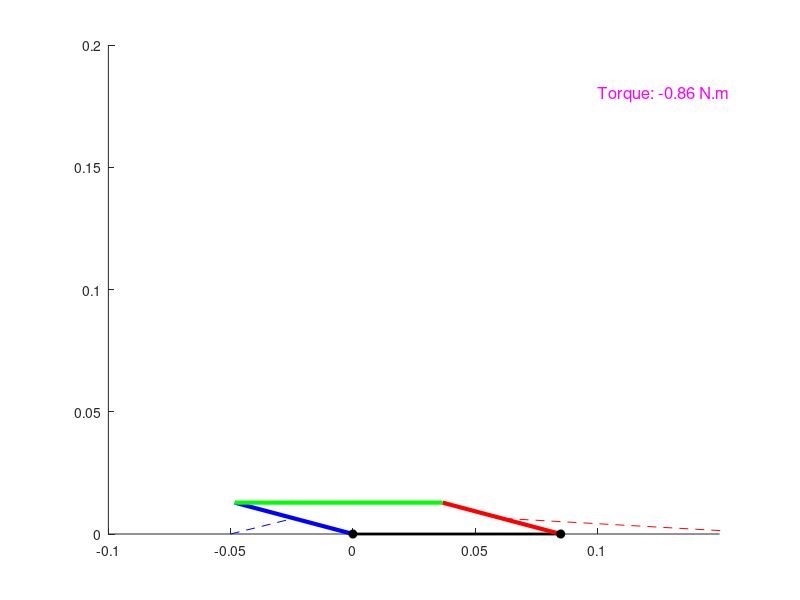

Reproduce this figure in MATLAB.
% Clear workspace
clear;
clc;

% Parameters
PLA_den = 1240;         % PLA density kg/m3
S = 0.05;              % Length of each side link (m)
T = 0.085;             % Length of the top link (m)
w_s =  0.005;          % width side
w_t =  0.0102;         % width top
m_s = PLA_den * w_s * S;   % Mass of each side link (kg)
m_t = PLA_den * w_t * T;   % Mass of the top link (kg)
k1 = 100;               % Spring 1 stiffness (N/m)
k2 = 0;               % Spring 2 stiffness (N/m)
l1_o = 0.03;           % Rest length of spring 1 (m)
l2_o = 0.03;           % Rest length of spring 2 (m)
a = 0.025;             % Distance from bottom-left pivot to spring 1 attachment (m)
b = 0.025;             % Distance from bottom-right pivot to spring 2 attachment (m)
D = 0.085;             % Distance between pivots (m)
Q1 = -0.05;            % Spring 1 bottom attachment point (m)
Q2 = D + 0.09;         % Spring 2 bottom attachment point (m)

% Define the applied torque (smooth increase from 0 to 1 over time)
tau = @(t) -1 / (1 + exp(-0.1 * (t - 2)));  % Sigmoid function: smooth increase from 0 to 1 over time, starting at t = 5

% Initial conditions (start from rest)
theta0 = 0;             % Initial angle (rad)
theta_dot0 = 0;         % Initial angular velocity (rad/s)
initial_conditions = [theta0; theta_dot0];

% Time span for the simulation
t_span = [0, 20];       % Simulate from t=0 to t=20 seconds (slower simulation)

% Differential equation function (returns derivatives)
function dydt = system_eqns(t, y, S, m_s, m_t, k1, k2, l1_o, l2_o, a, b, Q1, Q2, T, D, tau)
    theta1 = y(1);  % Angle of the left side link
    theta_dot1 = y(2);
    
    % For the parallelogram constraint, we know theta2 = theta1
    % Calculate the positions of points A and B, with fixed length of the top link
    A_x = -S * cos(theta1);
    A_y = S * sin(theta1);
    
    B_x = D - S * cos(theta1); % Fixed top link length constraint
    B_y = S * sin(theta1);     % Symmetric behavior
    
    % Calculate spring lengths
    l1 = sqrt((a * sin(theta1))^2 + (a * cos(theta1) + Q1)^2); % Spring 1 length
    l2 = sqrt((b * sin(theta1))^2 + ((Q2 - T) + b * cos(theta1))^2); % Spring 2 length
    
    % Derivatives of spring lengths
    dl1_dtheta = (a * cos(theta1) + Q1) / l1;
    dl2_dtheta = ((Q2 - T) + b * cos(theta1)) / l2;
    
    % Spring forces (passive forces, only reacting to displacement)
    spring_force_1 = k1 * (l1 - l1_o) * dl1_dtheta;
    spring_force_2 = k2 * (l2 - l2_o) * dl2_dtheta;
    
    % Applied torque (from the smoothing function)
    torque = tau(t);  % Get the current torque value from the sigmoid function
    
    % Effective inertia
    I_eff = (2 / 3) * m_s * S^2 + m_t * S^2 * cos(theta1)^2;
    
    % Differential equation for theta1 (since theta2 = theta1 in the parallelogram)
    theta1_ddot = (spring_force_1 + spring_force_2 - torque) / I_eff;
    
    % Return the derivatives
    dydt = [theta_dot1; theta1_ddot];
end

% Solve the ODE using ode45
[t, y] = ode45(@(t, y) system_eqns(t, y, S, m_s, m_t, k1, k2, l1_o, l2_o, a, b, Q1, Q2, T, D, tau), t_span, initial_conditions);

% Prepare for animation
figure;
hold on;
axis equal;  % Keep aspect ratio fixed
xlim([-0.1, 0.15]);  % Adjust X-axis limits for better visualization
ylim([0, 0.2]);  % Adjust Y-axis limits for better visualization

% Plot the fixed base (bottom link)
plot([0, D], [0, 0], 'k-', 'LineWidth', 2);  % Base link

% Create plot for the mechanism animation
h_side_left = plot([0, 0], [0, 0], 'b-', 'LineWidth', 3);   % Left side link
h_side_right = plot([D, D], [0, 0], 'r-', 'LineWidth', 3);  % Right side link
h_top = plot([0, D], [0, 0], 'g-', 'LineWidth', 3);        % Top link

% Add markers for the joints (pivots)
h_left_pivot = plot(0, 0, 'ko', 'MarkerFaceColor', 'k'); % Left pivot
h_right_pivot = plot(D, 0, 'ko', 'MarkerFaceColor', 'k'); % Right pivot

% Add spring lines (optional, for visualization)
h_spring1 = plot([0, 0], [0, 0], 'b--'); % Spring 1 -> between a and A
h_spring2 = plot([D, D], [0, 0], 'r--'); % Spring 2 -> between b and B

% Plot the torque indication as text
h_torque_text = text(0.1, 0.18, '', 'FontSize', 12, 'Color', 'm');  % Placeholder text for torque

% Loop for animation
for i = 1:length(t)
    % Extract the angle and angular velocity from the solution
    theta1 = y(i, 1);
    
    % Calculate positions of key points
    A_x = -S * cos(theta1);  % Position of point A (left side link end)
    A_y = S * sin(theta1);
    
    B_x = D - S * cos(theta1);  % Position of point B (right side link end)
    B_y = S * sin(theta1);
    
    % Calculate spring attachment points a and b
    a_x = -a * cos(theta1);  % Position of spring attachment point a
    a_y = a * sin(theta1);  % Position of spring attachment point a
    
    b_x = D - b * cos(theta1);  % Position of spring attachment point b
    b_y = b * sin(theta1);      % Position of spring attachment point b
    
    % Update the positions of the links
    set(h_side_left, 'XData', [0, A_x], 'YData', [0, A_y]);
    set(h_side_right, 'XData', [D, B_x], 'YData', [0, B_y]);
    set(h_top, 'XData', [A_x, B_x], 'YData', [A_y, B_y]);
    
    % Update spring positions (for visualization)
    set(h_spring1, 'XData', [Q1, a_x], 'YData', [0, a_y]);  % Update Spring 1 -> between Q1 and a
    set(h_spring2, 'XData', [Q2, b_x], 'YData', [0, b_y]);  % Update Spring 2 -> between Q2 and b
    
    % Update torque value text
    torque = tau(t(i));  % Get current torque value
    set(h_torque_text, 'String', ['Torque: ' num2str(torque, '%.2f') ' N.m']);  % Update torque value displayed
    
    % Pause for animation effect (slower simulation)
    pause(0.1);  % Slower animation, adjust this for desired speed
end
